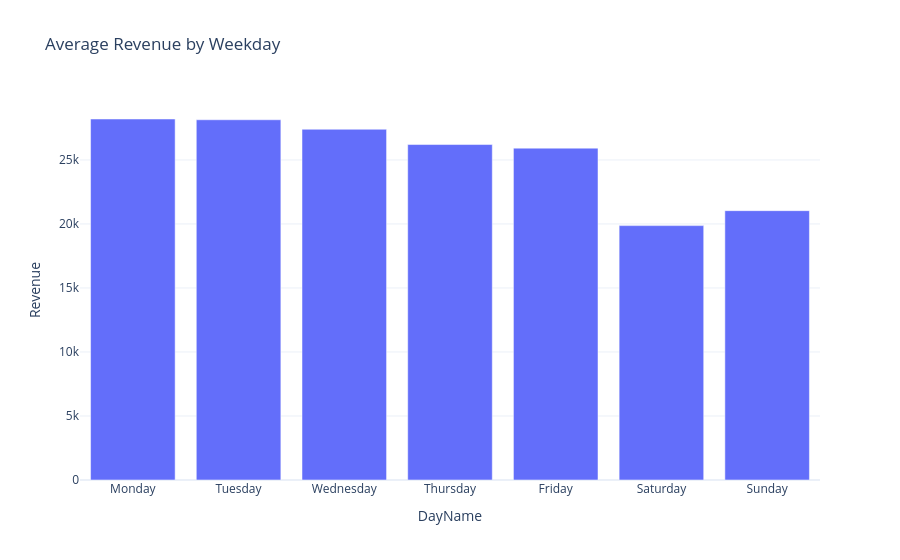

This figure's notebook cell:
### Code cell
weekday=(

    daily_sales

    .groupby("DayName")

    ["Revenue"]

    .mean()

    .reindex([

        "Monday",

        "Tuesday",

        "Wednesday",

        "Thursday",

        "Friday",

        "Saturday",

        "Sunday"

    ])

    .reset_index()

)

fig=px.bar(

    weekday,

    x="DayName",

    y="Revenue",

    title="Average Revenue by Weekday",

    template="plotly_white"

)

fig.show()

### Figure 1 — Plotly figure (JSON) as saved in the notebook; plotly's stock layout.template omitted (floating-point values rounded to 4 significant figures)
{"data": [{"hovertemplate": "DayName=%{x}<br>Revenue=%{y}<extra></extra>", "legendgroup": "", "marker": {"color": "#636efa", "pattern": {"shape": ""}}, "name": "", "orientation": "v", "showlegend": false, "textposition": "auto", "type": "bar", "x": ["Monday", "Tuesday", "Wednesday", "Thursday", "Friday", "Saturday", "Sunday"], "xaxis": "x", "y": [28200.0, 28140.0, 27400.0, 26200.0, 25920.0, 19870.0, 21040.0], "yaxis": "y"}], "layout": {"barmode": "relative", "legend": {"tracegroupgap": 0}, "title": {"text": "Average Revenue by Weekday"}, "xaxis": {"anchor": "y", "domain": [0, 1], "title": {"text": "DayName"}}, "yaxis": {"anchor": "x", "domain": [0, 1], "title": {"text": "Revenue"}}}}
